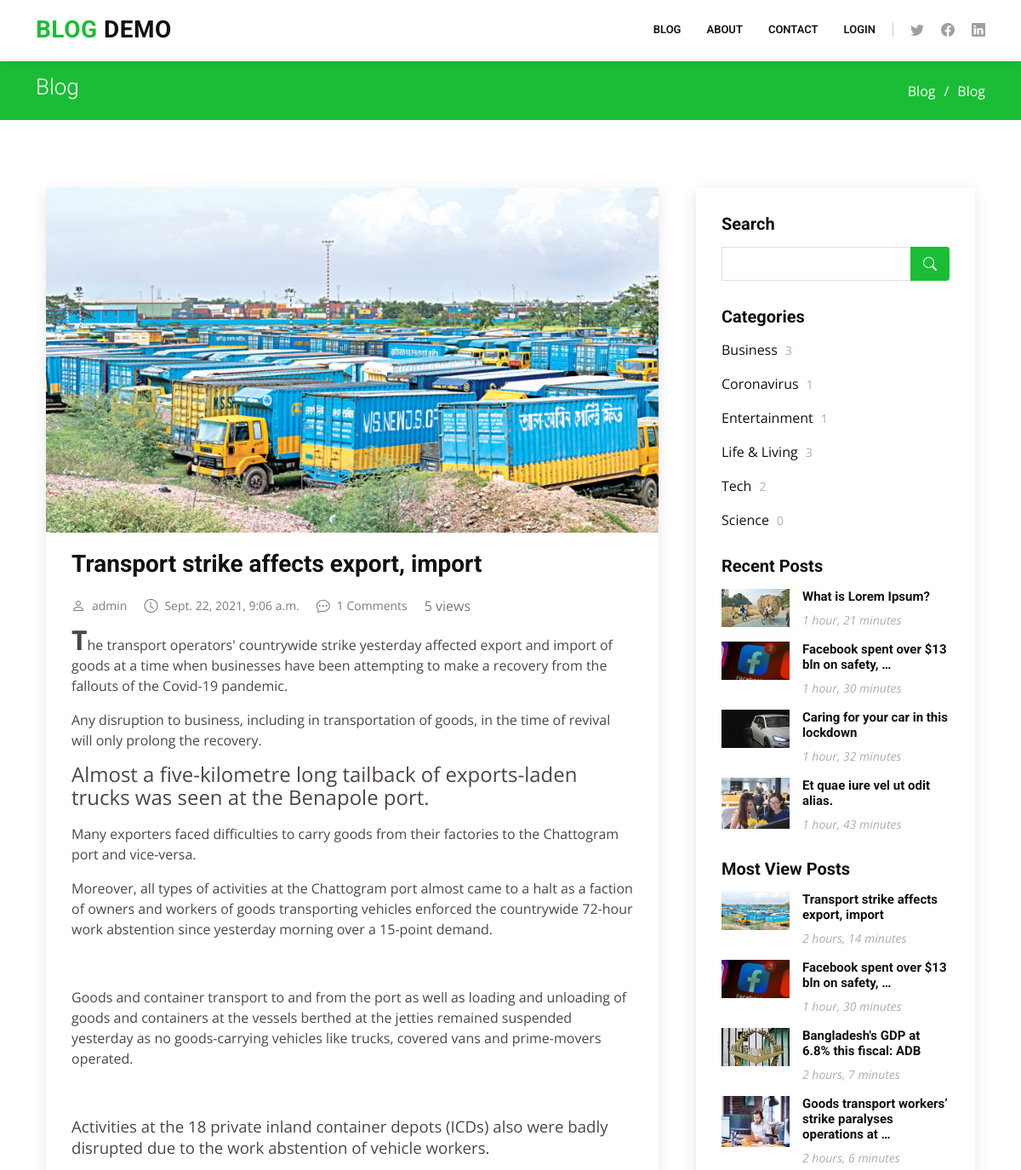
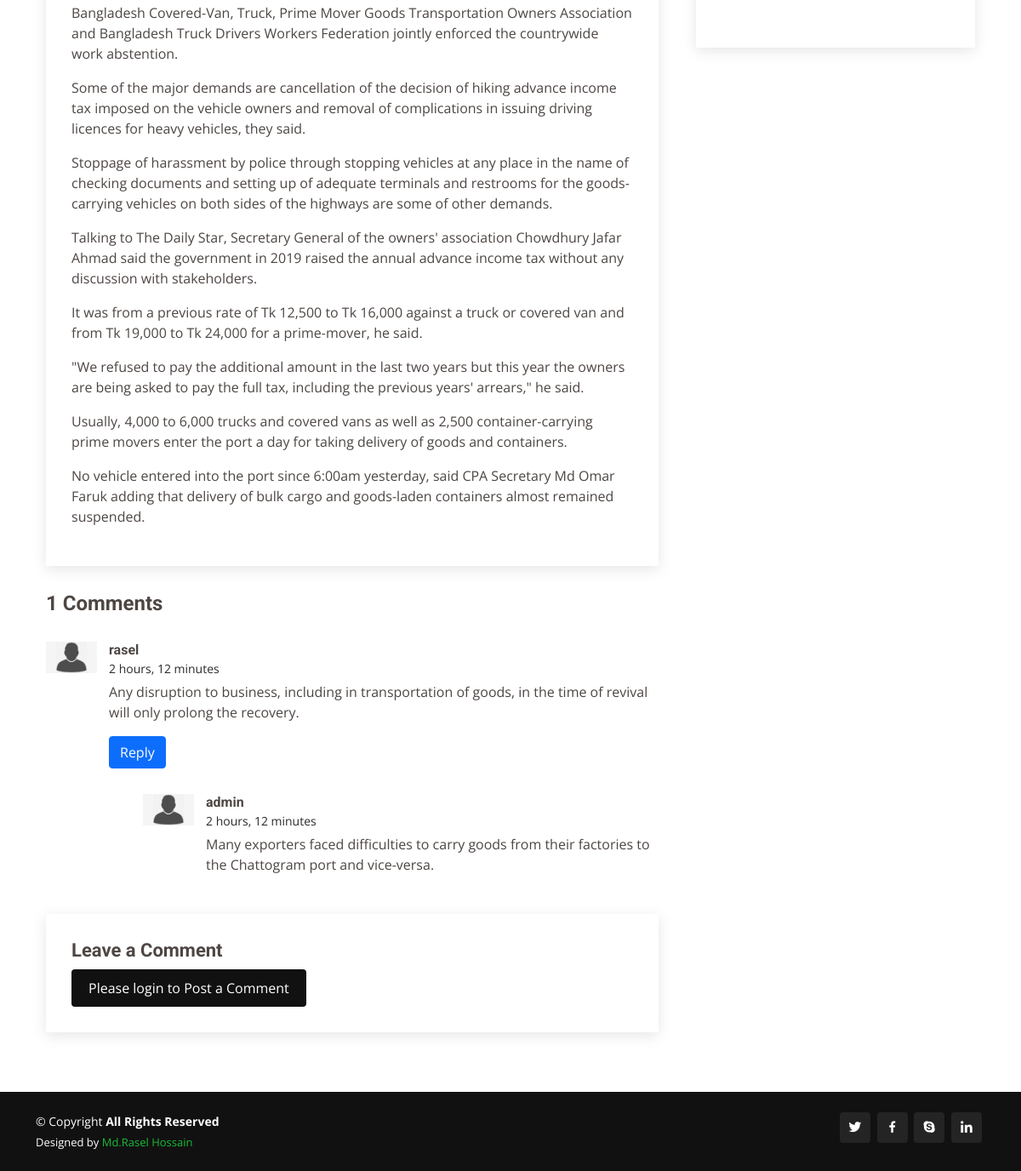
Screenshot of /blog/transport-strike-affects-export-import/ with the database file from the repository (2 pictures, top to bottom).
### blog/models.py (models this page shows, shortened)
class post(models.Model):
	sno 		= models.AutoField(primary_key= True)
	category   	= models.ForeignKey(Category, related_name='post', on_delete=models.CASCADE)
	created_by  = models.ForeignKey(User, related_name='post_creator', on_delete=models.CASCADE, default='admin')
	author 		= models.CharField(max_length=255, default='admin')
	postimage 	= models.ImageField(upload_to='image/', default='default/blog-1.jpg')
	title 		= models.CharField(max_length=255)
	slug        = models.CharField(max_length=255, unique=True)
	views 		= models.IntegerField(default=0) 	# For total view count
	content 	= models.TextField(max_length=10000, blank=False)
	timestamp 	= models.DateTimeField(auto_now_add=True, blank=True)

class blogComment(models.Model):
	sno 		= models.AutoField(primary_key= True)
	comment 	= models.TextField()
	user 		= models.ForeignKey(User, on_delete=models.CASCADE)
	post 		= models.ForeignKey(post, on_delete=models.CASCADE)
	parent 		= models.ForeignKey('self', on_delete=models.CASCADE, null=True)
	timestamp 	= models.DateTimeField(default=now)

class Category(models.Model):
    name = models.CharField(max_length=255, db_index=True)
    slug = models.SlugField(max_length=255, unique=True)
    class Meta:
        verbose_name_plural = 'categories'
    def get_absolute_url(self):
        return reverse('blog:category_list', args=[self.slug])

### blog/views.py (the view)
# urls.py: path('<str:slug>/', views.blogpost, name='blog'),
def blogpost(request, slug):
	most_view 	= post.objects.all().order_by('-views') # Most view part
	all_data 	= post.objects.all().order_by('-timestamp') # Data view for template
	data 		= get_object_or_404(post, slug=slug)	# Data save for DB
	data.views  += 1	# Total view count with save
	data.save()
	cat 	 	= Category.objects.all() # for categorys show
	commentData = blogComment.objects.filter(post=data, parent=None) #for comment part
	replys 		= blogComment.objects.filter(post=data).exclude(parent=None) #for reply part
	replyDict = {}
	for reply in replys:
		if reply.parent.sno not in replyDict.keys():
			replyDict[reply.parent.sno] = [reply]
		else:
			replyDict[reply.parent.sno].append(reply)
	context = {
		'mView':most_view, # Most view part
		'blog_all':all_data, # for category & resent post
		'post':data,
		'comment':commentData,
		'categoryItem':cat,
		'replyDict':replyDict
	}
	return render(request, 'blog/blog_details.html', context)

### blog/templatetags/extras.py (called while the page is built)
@register.filter(name='get_val')
def get_val(dict, key):
	return dict.get(key)

### template/blog/blog_details.html (shortened to what this page needs)
{% block header %}
  {% include  'common/header.html' %}
{% endblock header %}
{% load static %}
{% load extras %}
  <main id="main">
    <section id="breadcrumbs" class="breadcrumbs">
      <div class="container">
        <div class="d-flex justify-content-between align-items-center">
          <h2>Blog</h2>
          <ol>
            <li><a href="/blog">Blog</a></li>
            <li>Blog</li>
          </ol>
        </div>
      </div>
    </section>
    <section id="blog" class="blog">
      <div class="container" data-aos="fade-up">
        <div class="row">
    <section id="blog" class="blog">
      <div class="container" data-aos="fade-up">
        <div class="row">
          <div class="col-lg-8 entries">
            <article class="entry entry-single">
              <div class="entry-img">
                <img src="{{post.postimage.url }}" alt="" class="img-fluid">
              </div>
              <h2 class="entry-title">
                <a href="{{blog.slug}}">{{ post.title }}</a>
              </h2>
              <div class="entry-meta">
                <ul>
                  <li class="d-flex align-items-center"><i class="bi bi-person"></i> <a href="blog-single.html">{{post.author}}</a></li>
                  <li class="d-flex align-items-center"><i class="bi bi-clock"></i> <a href="blog-single.html"><time>{{post.timestamp}}</time></a></li>
                  <li class="d-flex align-items-center"><i class="bi bi-chat-dots"></i> <a href="blog-single.html">{{ comment.count }} Comments</a></li>
                  <li class="d-flex align-items-center"><span > {{post.views}} views</span></li>
                </ul>
              </div>
               <div class="entry-content">
                <p>{{post.content|safe}}</p>
               </div>
            </article>
            <div class="blog-comments">
              <h4 class="comments-count">{{ comment.count }} Comments</h4>
              {% for com in comment %}
              <div id="comment-1" class="comment">
                <div class="d-flex">
                  <div class="comment-img"><img src="{% static 'img/blog/comments-30.jpg' %}" alt=""></div>
                  <div>
                    <h5><a href="">{{ com.user }}</a> </h5>
                    <time>{{ com.timestamp|timesince }}</time>
                    <p>{{ com.comment }}</p>
                    <button class="btn btn-primary" type="button" data-bs-toggle="collapse" data-bs-target="#replyBox{{com.sno}}" aria-expanded="false" aria-controls="replyBox{{com.sno}}">
                      Reply
                    </button>
                    <div id="comment-reply-1" class="comment comment-reply">
                        {% for reply in replyDict|get_val:com.sno %}
                      <div class="d-flex">
                        <div class="comment-img"><img src="{% static 'img/blog/comments-30.jpg' %}" alt=""></div>
                        <div>
                          <h5><a href="">{{reply.user.username}}</a></h5>
                          <time datetime="2020-01-01">{{reply.timestamp|timesince}}</time>
                          <p>{{reply.comment}}</p>
                        </div>
                      </div>
                        {% endfor %}
                    </div>
                  </div>
                </div>
              </div>
              {% endfor %}
              <div class="reply-form">
                <h4>Leave a Comment</h4>
                {% if user.is_authenticated %}
                <form action="/blog/postcom" method="POST">
                  {% csrf_token %}
                  <div class="row">
                    <div class="col form-group">
                      <textarea name="comment" class="form-control" placeholder="Your Comment*"></textarea>
                    </div>
                  </div>
                  <input type="hidden" name="postSno" value="{{post.sno}}">
                  <input type="hidden" name="parentSno" value="">
                  <button type="submit" class="btn btn-primary">Post Comment</button>
                </form>
                {% else %}
                <button type="submit" class="btn btn-primary">Please login to Post a Comment </button>
                {% endif %}
              </div>
            </div>
          </div>
          <div class="col-lg-4">
            <div class="sidebar">
              <h3 class="sidebar-title">Search</h3>
              <div class="sidebar-item search-form">
                <form method="GET" action="/search">
                  <input type="text" name="q" id="query">
                  <button type="submit"><i class="bi bi-search"></i></button>
                </form>
              </div>
              <h3 class="sidebar-title">Categories</h3>
              <div class="sidebar-item categories">
              {% for cat in categoryItem %}
                <ul>
                  <li><a href="{{cat.get_absolute_url}}">{{ cat.name }} <span>{{ cat.post.count }}</span></a></li>
                </ul>
              {% endfor %}
              </div>
              <h3 class="sidebar-title">Recent Posts</h3>
              <div class="sidebar-item recent-posts">
                {% for obj in blog_all|slice:":4" %}
                <div class="post-item clearfix">
                  <img src="{{obj.postimage.url }}" alt="">
                  <h4><a href="/blog/{{obj.slug}}">{{ obj.title|truncatewords:7 }}</a></h4>
                  <time>{{ obj.timestamp|timesince }}</time>
                </div>
                {% endfor %}
              </div>
              <h3 class="sidebar-title">Most View Posts</h3>
              <div class="sidebar-item recent-posts">
                {% for obj in mView|slice:":4" %}
                <div class="post-item clearfix">
                  <img src="{{obj.postimage.url }}" alt="">
                  <h4><a href="/blog/{{obj.slug}}">{{ obj.title|truncatewords:7 }}</a></h4>
                  <time>{{ obj.timestamp|timesince }}</time>
                </div>
                {% endfor %}
              </div>
            </div>
          </div>
        </div>
      </div>
    </section>
        </div>
      </div>
    </section>
  </main>
{% block footer %}
    {% include  'common/footer.html' %}
{% endblock footer %}

### static/css/style.css (style rules this page uses)
body { font-family: "Open Sans", sans-serif; color: #4d4643; }
a { color: #1bbd36; text-decoration: none; }
h1, h2, h3, h4, h5, h6 { font-family: "Roboto", sans-serif; }
section { padding: 60px 0; overflow: hidden; }
.breadcrumbs { padding: 15px 0; background: #1bbd36; min-height: 40px; margin-top: 72px; }
.breadcrumbs h2 { font-size: 26px; font-weight: 300; color: #fff; }
.breadcrumbs ol { display: flex; flex-wrap: wrap; list-style: none; padding: 0; margin: 0; color: #fff; }
.breadcrumbs ol a { color: #fff; }
.breadcrumbs ol li + li { padding-left: 10px; }
.breadcrumbs ol li + li::before { display: inline-block; padding-right: 10px; color: #fff; content: "/"; }
.blog { padding: 40px 0 20px 0; }
.blog .entry { padding: 30px; margin-bottom: 60px; box-shadow: 0 4px 16px rgba(0, 0, 0, 0.1); }
.blog .entry .entry-img { max-height: 440px; margin: -30px -30px 20px -30px; overflow: hidden; }
.blog .entry .entry-title { font-size: 28px; font-weight: bold; padding: 0; margin: 0 0 20px 0; }
.blog .entry .entry-title a { color: #111; transition: 0.3s; }
.blog .entry .entry-meta { margin-bottom: 15px; color: #777777; }
.blog .entry .entry-meta ul { display: flex; flex-wrap: wrap; list-style: none; align-items: center; padding: 0; margin: 0; }
.blog .entry .entry-meta ul li + li { padding-left: 20px; }
.blog .entry .entry-meta i { font-size: 16px; margin-right: 8px; line-height: 0; }
.blog .entry .entry-meta a { color: #847872; font-size: 14px; display: inline-block; line-height: 1; }
.blog .entry .entry-content p { line-height: 24px; }
.blog .entry-single { margin-bottom: 30px; }
.blog .blog-comments { margin-bottom: 30px; }
.blog .blog-comments .comments-count { font-weight: bold; }
.blog .blog-comments .comment { margin-top: 30px; position: relative; }
.blog .blog-comments .comment .comment-img { margin-right: 14px; }
.blog .blog-comments .comment .comment-img img { width: 60px; }
.blog .blog-comments .comment h5 { font-size: 16px; margin-bottom: 2px; }
.blog .blog-comments .comment h5 a { font-weight: bold; color: #4d4643; transition: 0.3s; }
.blog .blog-comments .comment time { display: block; font-size: 14px; color: #2b2b2b; margin-bottom: 5px; }
.blog .blog-comments .comment.comment-reply { padding-left: 40px; }
.blog .blog-comments .reply-form { margin-top: 30px; padding: 30px; box-shadow: 0 4px 16px rgba(0, 0, 0, 0.1); }
.blog .blog-comments .reply-form h4 { font-weight: bold; font-size: 22px; }
.blog .blog-comments .reply-form .btn-primary { border-radius: 4px; padding: 10px 20px; border: 0; background-color: #111; }
.blog .sidebar { padding: 30px; margin: 0 0 60px 20px; box-shadow: 0 4px 16px rgba(0, 0, 0, 0.1); }
.blog .sidebar .sidebar-title { font-size: 20px; font-weight: 700; padding: 0 0 0 0; margin: 0 0 15px 0; color: #111; position: relative; }
.blog .sidebar .sidebar-item { margin-bottom: 30px; }
.blog .sidebar .search-form form { background: #fff; border: 1px solid #ddd; padding: 3px 10px; position: relative; }
.blog .sidebar .search-form form input[type="text"] { border: 0; padding: 4px; border-radius: 4px; width: calc(100% - 40px); }
.blog .sidebar .search-form form button { position: absolute; top: 0; right: 0; bottom: 0; border: 0; background: none; font-size: 16px; padding: 0 15px; margin: -1px; background: #1bbd36; color: #fff; transition: 0.3s; border-radius: 0 4px 4px 0; line-height: 0; }
.blog .sidebar .search-form form button i { line-height: 0; }
.blog .sidebar .categories ul { list-style: none; padding: 0; }
.blog .sidebar .categories ul a { color: #111; transition: 0.3s; }
.blog .sidebar .categories ul a span { padding-left: 5px; color: #b4aca8; font-size: 14px; }
.blog .sidebar .recent-posts .post-item + .post-item { margin-top: 15px; }
.blog .sidebar .recent-posts img { width: 80px; float: left; }
.blog .sidebar .recent-posts h4 { font-size: 15px; margin-left: 95px; font-weight: bold; }
.blog .sidebar .recent-posts h4 a { color: #111; transition: 0.3s; }
.blog .sidebar .recent-posts time { display: block; margin-left: 95px; font-style: italic; font-size: 14px; color: #b4aca8; }

### rows the page displays
post: postimage (picture), title "Transport strike affects export, import", author "admin", timestamp "Sept. 22, 2021, 9:06 a.m.", views "5", content "T he transport operators' countrywide strike yesterday affected export and import of goods at a time when businesses have been attempting to make a recovery from the fallouts of the Covid-19 pandemic. Any disruption to business, including in transportation of goods, in the time of revival will only prolong the recovery. Almost a five-kilometre long tailback of exports-laden trucks was seen at the Benapole port. Many exporters faced difficulties to carry goods from their factories to the Chattogram port and vice-versa. Moreover, all types of activities at the Chattogram port almost came to a halt as a faction of owners and workers of goods transporting vehicles enforced the countrywide…", timestamp "2 hours, 14 minutes"
blogComment: user "rasel", timestamp "2 hours, 12 minutes", comment "Any disruption to business, including in transportation of goods, in the time of revival will only prolong the recovery."
blogComment: user.username "admin", timestamp "2 hours, 12 minutes", comment "Many exporters faced difficulties to carry goods from their factories to the Chattogram port and vice-versa."
Category: name "Business", post.count "3"
Category: name "Coronavirus", post.count "1"
Category: name "Entertainment", post.count "1"
Category: name "Life & Living", post.count "3"
Category: name "Tech", post.count "2"
Category: name "Science", post.count "0"
post: postimage (picture), title "What is Lorem Ipsum?", timestamp "1 hour, 21 minutes"
post: postimage (picture), title "Facebook spent over $13 bln on safety, …", timestamp "1 hour, 30 minutes"
post: postimage (picture), title "Caring for your car in this lockdown", timestamp "1 hour, 32 minutes"
post: postimage (picture), title "Et quae iure vel ut odit alias.", timestamp "1 hour, 43 minutes"
post: postimage (picture), title "Bangladesh's GDP at 6.8% this fiscal: ADB", timestamp "2 hours, 7 minutes"
post: postimage (picture), title "Goods transport workers’ strike paralyses operations at …", timestamp "2 hours, 6 minutes"

### other values shown
{{ comment.count }} "1"
